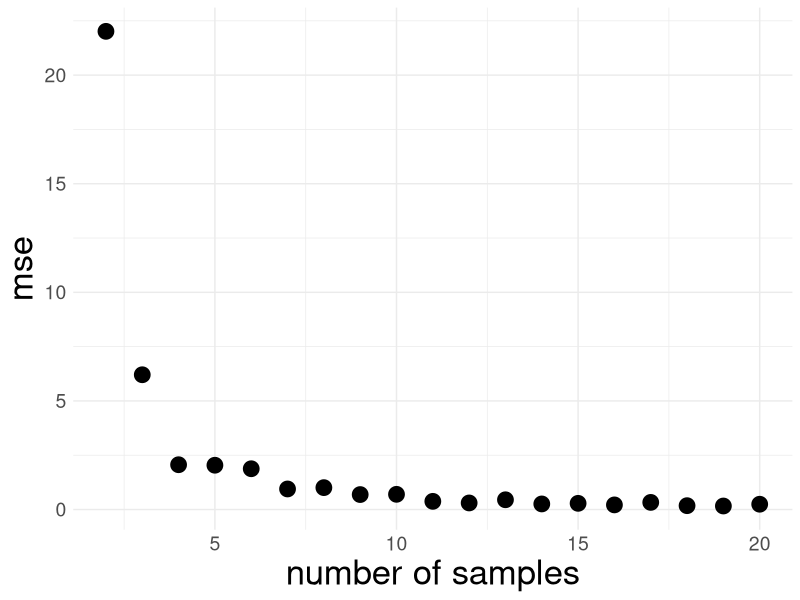

This chart was generated by the following R code: (Note: this script raises an error after producing the figure.)
library(tidyverse)
library(segmented)

## Function to Generate Trajectories
generate_traj <- function(num_traj){
  t <- c() # vector of times
  vol <- c() # vector of viral load
  trajec_num <- c() # vector of trajectory indices
  
  for(i in 1:num_traj){ 
    # generate t_0 and append to list
    t_0 <- runif(1, 2.5, 3.5)
    t <- append(t, t_0)
    
    candidate_w_1 <- Inf
    while(candidate_w_1 > 2.5){
      candidate_w_1 <- rgamma(1, 1.5, 1)
    }
    t <- append(t, t_0 + candidate_w_1 + 0.5)
    w_2 <- runif(1, 4, 9)
    t <- append(t, t_0 + candidate_w_1 + 0.5 + w_2)
    
    v_peak <- runif(1, 7, 11)
    vol <- append(vol, c(3, v_peak, 6))
    
    trajec_num <- append(trajec_num, c(i, i, i))
  } 
  
  df <- as.data.frame(cbind(t, vol, trajec_num))
  
  return(df)
}

## Function to return actual y values for x values
get_y <- function(traj, x){
  m_1 <-(traj$vol[[2]] - traj$vol[[1]]) / (traj$t[[2]] - traj$t[[1]]) # slope of first line seg
  b_1 <- traj$vol[[2]] - (m_1 * traj$t[[2]]) # y-int of first line seg
  
  m_2 <-(traj$vol[[3]] - traj$vol[[2]]) / (traj$t[[3]] - traj$t[[2]]) # slope of second line seg
  b_2 <- traj$vol[[3]] - (m_2 * traj$t[[3]]) # y-int of second line seg
  
  y <- c()
  for(i in 1:length(x)){
    if(x[i] <= traj$t[[2]]){
      y_i <- m_1*x[i] + b_1
    }
    else{
      y_i <- m_2*x[i] + b_2
    }
    y <- c(y, y_i)
  }
  
  return(y)
}

## Function to sample from trajectory
sample_traj <- function(traj, num_samples){
  x <- runif(num_samples, min = traj$t[[1]], max = traj$t[[3]]) # generate u.a.r. x coords
  
  y <- get_y(traj, x)
  
  sampled_pts <- data.frame(x = x, y = y)
  
  return(sampled_pts)
}

## Simulation
max_n = 20 
num_iter = 100

all_mse <- c()

for(n in 2:max_n){
  print(n)
  sink(file = "/dev/null", append = FALSE, type = "output")
  mse_for_n <- c()
  for(i in 1:num_iter){    
    traj <- generate_traj(1)
    sampled_pts <- sample_traj(traj, n)
    fit.lm <- lm(data = sampled_pts, y ~ x)
    fit.seg  <- suppressWarnings(selgmented(fit.lm, Kmax = 1, type = "bic", check.dslope=FALSE))
    
    to_predict <- seq(3, max(traj$t), by = 0.25)
    fit.data <- data.frame(x = to_predict, y = predict(fit.seg, data.frame(x = to_predict)))
    actual <- get_y(traj, to_predict)
    
    mse <- (1/length(to_predict)) * sum((actual - fit.data$y)^2)
    mse_for_n <- c(mse_for_n, mse)
  }
  all_mse <- c(all_mse, mean(mse_for_n))
  sink()
}

plot1 <- ggplot() +
  geom_point(aes(x = 2:n, y = all_mse), size = 5) +
  labs(y = "mse", x = "number of samples") +
  theme_minimal() +
  theme(axis.text = element_text(size = 14), axis.title = element_text(size = 25))
  

ggsave("/Users/violetross/Desktop/FTAS/Sampling/efficient-sampling/efficient-sampling/figures/sample_size.png",
       plot = plot1, width = 20, height = 9)

## Why are my results so weird? AKA modified simulation
max_n = 20 
num_iter = 20
should_break <- FALSE

all_mse <- c()

for(n in 2:max_n){
  print(n)
  sink(file = "/dev/null", append = FALSE, type = "output")
  mse_for_n <- c()
  for(i in 1:num_iter){    traj <- generate_traj(1)
  sampled_pts <- sample_traj(traj, n)
  fit.lm <- lm(data = sampled_pts, y ~ x)
  fit.seg  <- suppressWarnings(selgmented(fit.lm, Kmax = 1, type = "bic", check.dslope=FALSE))
  
  to_predict <- seq(3, max(traj$t), by = 0.25)
  fit.data <- data.frame(x = to_predict, y = predict(fit.seg, data.frame(x = to_predict)))
  actual <- get_y(traj, to_predict)
  
  mse <- (1/length(to_predict)) * sum((actual - fit.data$y)^2)
  if(mse > 50){
    plot <- ggplot() +
      geom_point(aes(x = to_predict, y = fit.data$y), size = 5) +
      geom_line(aes(x = to_predict, y = actual), linewidth = 3)
    sink()
    should_break <- TRUE
    break
  }
  mse_for_n <- c(mse_for_n, mse)
  }
  if(should_break == TRUE){
    break
  }
  all_mse <- c(all_mse, mean(mse_for_n))
  sink()
}

plot2 <- plot +
  labs(y = "viral RNA", x = "t") +
  theme_minimal() +
  theme(axis.text = element_text(size = 14), axis.title = element_text(size = 25))

ggsave("/Users/violetross/Desktop/FTAS/Sampling/efficient-sampling/efficient-sampling/figures/sample_time.png",
       plot = plot2, width = 20, height = 9)
